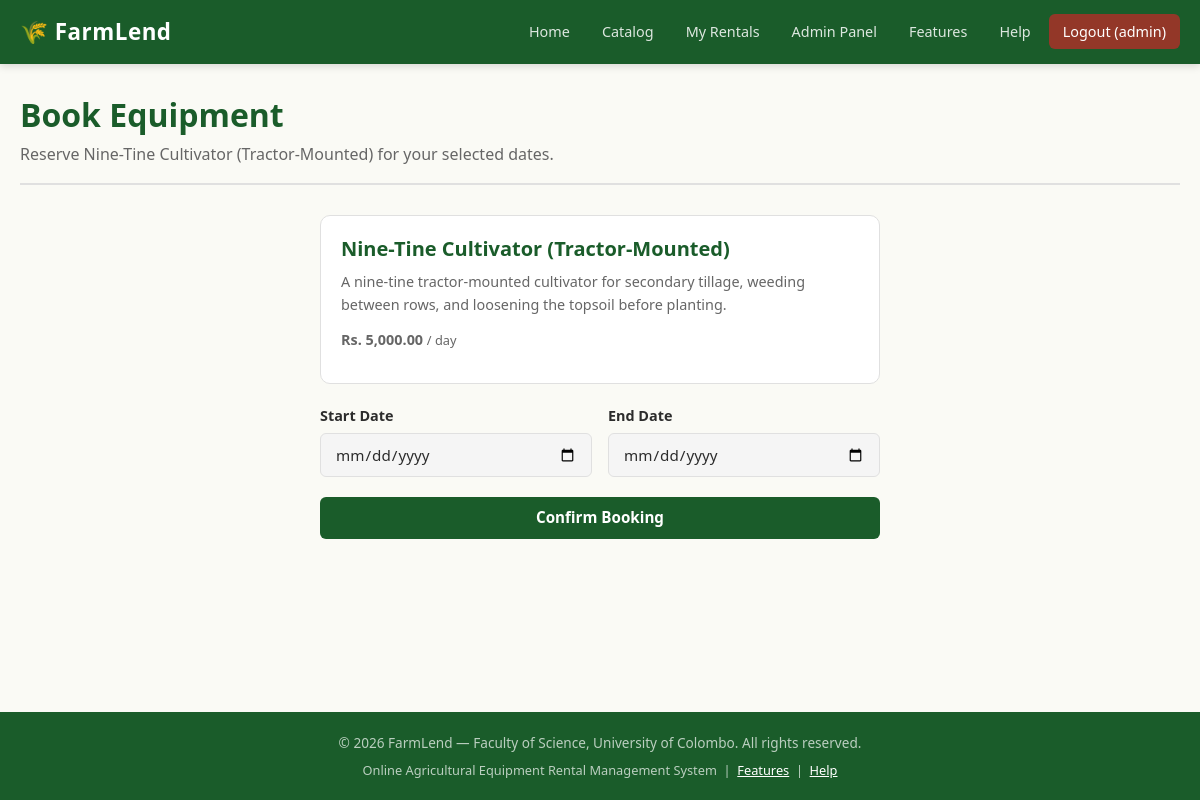
Page /booking.php?id=12 (signed in) on the committed database.
### tables this page shows
CREATE TABLE `equipment` (
  `id` int(11) NOT NULL,
  `owner_id` int(11) NOT NULL,
  `category_id` int(11) DEFAULT NULL,
  `name` varchar(150) NOT NULL,
  `description` text NOT NULL,
  `daily_rate` decimal(10,2) NOT NULL,
  `status` enum('available','rented','maintenance') DEFAULT 'available',
  `image_url` varchar(255) DEFAULT '',
  `created_at` timestamp NOT NULL DEFAULT current_timestamp()
);

### booking.php (the view, shortened to what this page needs)
<?php
require_once 'db_connect.php';
$equipment_id = isset($_GET['id']) ? (int)$_GET['id'] : 0;
$stmt = $conn->prepare("SELECT * FROM equipment WHERE id = ?");
$stmt->bind_param("i", $equipment_id);
$stmt->execute();
$equipment = $stmt->get_result()->fetch_assoc();
$success = '';
include 'header.php';
?>
<div class="page-header">
    <h1>Book Equipment</h1>
    <p>Reserve <?php echo htmlspecialchars($equipment['name']); ?> for your selected dates.</p>
</div>
<?php if ($success): ?>
    <p class="text-center"><?php echo htmlspecialchars($success); ?></p>
<?php else: ?>
<div class="container-narrow">
    <div class="card">
        <div class="card-body">
            <h3><?php echo htmlspecialchars($equipment['name']); ?></h3>
            <p><?php echo htmlspecialchars($equipment['description']); ?></p>
            <p class="price">Rs. <?php echo number_format($equipment['daily_rate'], 2); ?> <span class="price-unit">/ day</span></p>
        </div>
    </div>
    <form method="POST" class="mt-20">
        <div class="form-row">
            <div class="form-group">
                <label for="start_date">Start Date</label>
                <input type="date" class="form-control" id="start_date" name="start_date" required>
            </div>
            <div class="form-group">
                <label for="end_date">End Date</label>
                <input type="date" class="form-control" id="end_date" name="end_date" required>
            </div>
        </div>
        <button type="submit" class="btn btn-primary btn-block">Confirm Booking</button>
    </form>
</div>
<?php endif; ?>
<?php
include 'footer.php';
?>

### style.css (style rules this page uses)
*, *::before, *::after { margin: 0; padding: 0; box-sizing: border-box; }
body { font-family: 'Segoe UI', Tahoma, Geneva, Verdana, sans-serif; font-size: 16px; line-height: 1.6; color: #2c2c2c; background-color: #fafaf5; min-height: 100vh; display: flex; flex-direction: column; }
h1, h2, h3, h4, h5, h6 { color: #1a5c2a; font-weight: 700; line-height: 1.3; margin-bottom: 12px; }
h1 { font-size: 2rem; }
h3 { font-size: 1.25rem; }
p { margin-bottom: 12px; color: #2c2c2c; }
.container-narrow { max-width: 600px; margin: 0 auto; padding: 0 20px; }
.page-header { margin-bottom: 30px; padding-bottom: 16px; border-bottom: 2px solid #e0e0e0; }
.page-header h1 { margin-bottom: 6px; }
.page-header p { color: #666666; font-size: 1rem; margin-bottom: 0; }
.btn { display: inline-block; padding: 10px 22px; font-size: 0.95rem; font-weight: 600; border: none; border-radius: 6px; cursor: pointer; text-align: center; transition: background-color 0.2s ease, transform 0.1s ease; font-family: inherit; line-height: 1.4; }
.btn-primary { background-color: #1a5c2a; color: #ffffff; }
.btn-block { display: block; width: 100%; }
.form-group { margin-bottom: 20px; }
.form-group label { display: block; margin-bottom: 6px; font-weight: 600; font-size: 0.9rem; color: #2c2c2c; }
.form-control { width: 100%; padding: 10px 14px; font-size: 0.95rem; font-family: inherit; border: 1.5px solid #e0e0e0; border-radius: 6px; background-color: #f5f5f5; color: #2c2c2c; transition: border-color 0.2s ease, box-shadow 0.2s ease; }
.form-row { display: flex; gap: 16px; }
.form-row .form-group { flex: 1; }
.card { background-color: #ffffff; border: 1px solid #e0e0e0; border-radius: 10px; overflow: hidden; transition: box-shadow 0.2s ease, transform 0.2s ease; }
.card-body { padding: 20px; }
.card-body h3 { margin-bottom: 8px; }
.card-body p { color: #666666; font-size: 0.9rem; }
.price { font-size: 1.2rem; font-weight: 700; color: #1a5c2a; }
.price-unit { font-size: 0.8rem; font-weight: 400; color: #666666; }
.mt-20 { margin-top: 20px; }

### rows in the picture
equipment: name "Nine-Tine Cultivator (Tractor-Mounted)", description "A nine-tine tractor-mounted cultivator for secondary tillage, weeding between rows, and loosening the topsoil before planting.", daily_rate "5,000.00"

### other values in the picture
$username "admin"
